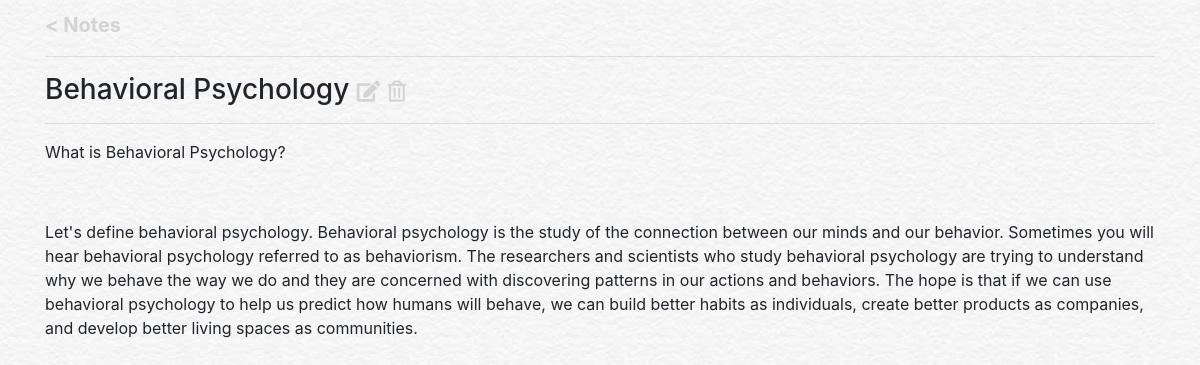
Screenshot of /view/1/ with the database file from the repository.
### notes/models.py (models this page shows)
class Note(models.Model):
    title = models.CharField(max_length=50)
    note = HTMLField()
    user = models.ForeignKey(User, on_delete=models.CASCADE)
    date_created = models.DateTimeField(auto_now_add=True)
    last_edited = models.DateTimeField(auto_now=True)
    pinned = models.BooleanField(default=False)
    archive = models.BooleanField(default=False)

### notes/views.py (the view)
# urls.py: path('view/<str:pk>/', views.view_note, name='view_note'),
def view_note(request, pk):
    notes = Note.objects.get(id=pk)
    return render(request, 'view_note.html', {'notes': notes})

### templates/view_note.html (shortened to what this page needs)
{% load static %}
<html lang="en">
<head>
    <link rel="stylesheet" href="https://stackpath.bootstrapcdn.com/bootstrap/4.4.1/css/bootstrap.min.css"
>
    <link rel="stylesheet" href="https://cdnjs.cloudflare.com/ajax/libs/font-awesome/5.12.1/css/all.min.css">
</head>
<body>
<div class="container">
    <div class="header">
        <a href="{% url 'home' %}">< Notes</a>
    </div>
    <hr>
    <h3>{{notes.title}} <a href="{% url 'edit_note' notes.id%}"><i class="fas fa-edit fa-xs"></i></a>
        <a href="{% url 'delete_note' notes.pk%}"><i class="far fa-trash-alt fa-xs"></i></a></h3>
    <hr>
    <p>{{notes.note|safe}}</p>
</div>
</body>
</html>

### rows the page displays
Note: title "Behavioral Psychology", note "What is Behavioral Psychology? Let's define behavioral psychology. Behavioral psychology is the study of the connection between our minds and our behavior. Sometimes you will hear behavioral psychology referred to as behaviorism. The researchers and scientists who study behavioral psychology are trying to understand why we behave the way we do and they are concerned with discovering patterns in our actions and behaviors. The hope is that if we can use behavioral psychology to help us predict how humans will behave, we can build better habits as individuals, create better products as companies, and develop better living spaces as communities."
